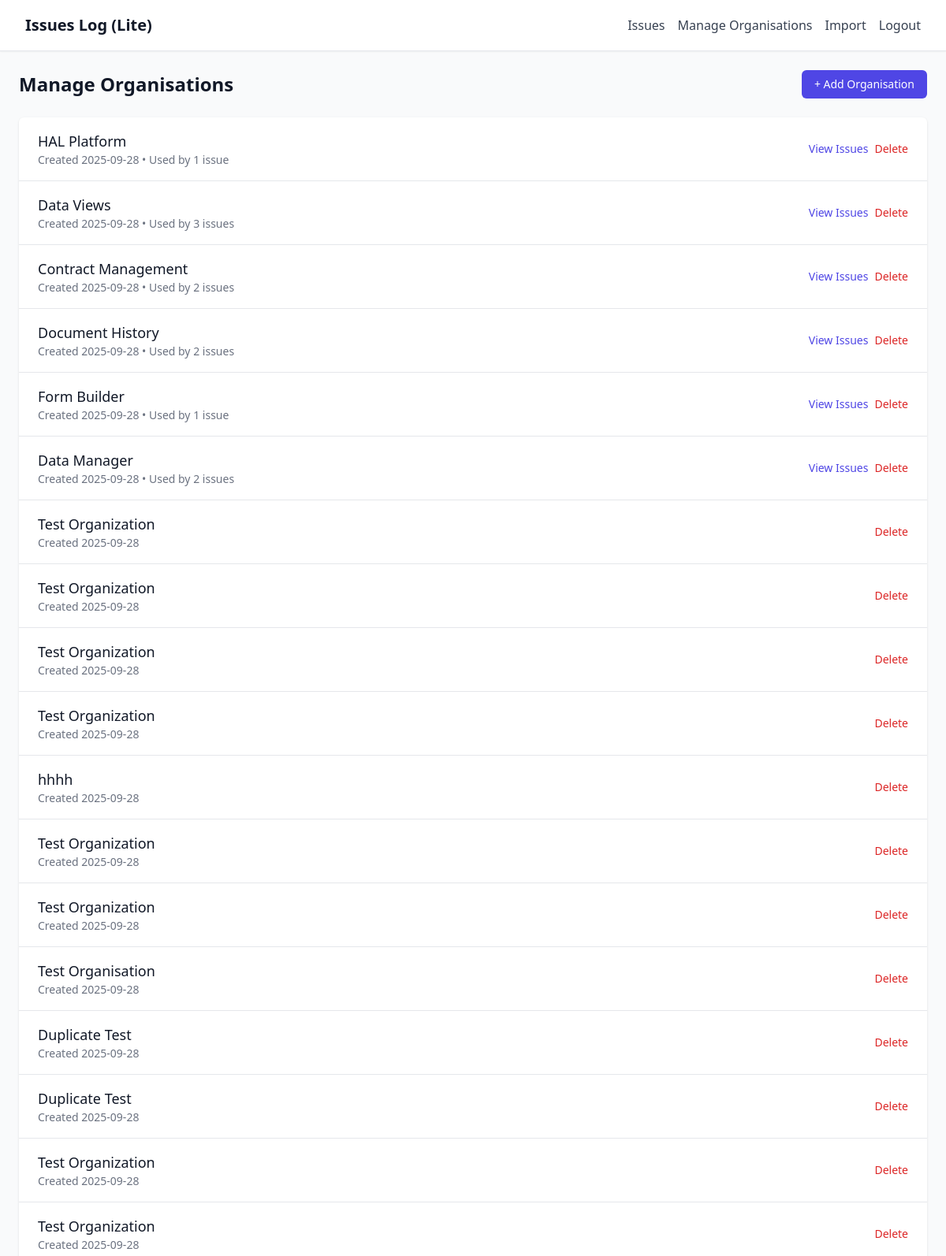
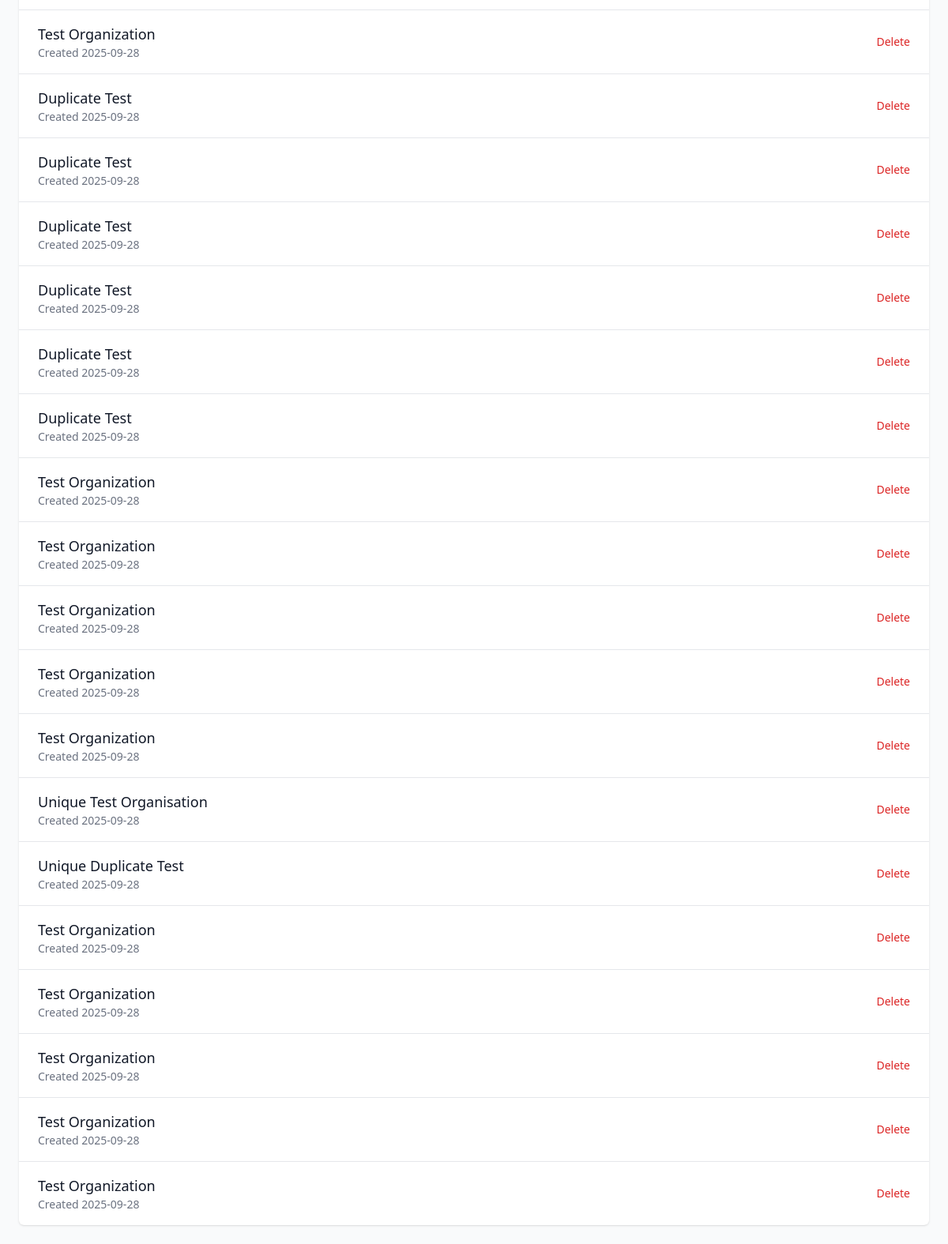
Screenshot of /manage-organisations (signed in) with the database file from the repository (2 pictures, top to bottom).
### models.py (models this page shows)
class Organization(db.Model):
    id = db.Column(db.Integer, primary_key=True)
    name = db.Column(db.String(100), nullable=False, unique=True)
    created_at = db.Column(db.DateTime, default=datetime.utcnow)

### app.py (the view)
@app.route('/manage-organisations')
@require_auth
def manage_organisations():
    organizations = Organization.query.all()
    org_data = []
    for org in organizations:
        issue_count = Issue.query.filter_by(organization_id=org.id).count()
        org_data.append({
            'id': org.id,
            'name': org.name,
            'created_at': org.created_at,
            'issue_count': issue_count
        })
    return render_template('manage_organisations.html', organizations=org_data)

### app.py (called while the page is built)
def require_auth(f):
    from functools import wraps
    @wraps(f)
    def decorated_function(*args, **kwargs):
        if not session.get('authenticated'):
            return redirect(url_for('login'))
        return f(*args, **kwargs)
    return decorated_function

### templates/manage_organisations.html (shortened to what this page needs)
{% extends "base.html" %}
{% block content %}
<div class="space-y-6">
    <div class="flex justify-between items-center">
        <h2 class="text-2xl font-bold text-gray-900">Manage Organisations</h2>
        <button onclick="openAddOrganizationModal()"
                class="bg-indigo-600 hover:bg-indigo-700 text-white px-4 py-2 rounded-md text-sm font-medium">
            + Add Organisation
        </button>
    </div>
    <div class="bg-white shadow overflow-hidden sm:rounded-md">
        {% if organizations %}
            <ul class="divide-y divide-gray-200">
                {% for org in organizations %}
                <li class="px-6 py-4">
                    <div class="flex items-center justify-between">
                        <div class="flex-1">
                            <h3 class="text-lg font-medium text-gray-900">{{ org.name }}</h3>
                            <p class="text-sm text-gray-500">
                                Created {{ org.created_at.strftime('%Y-%m-%d') }}
                                {% if org.issue_count > 0 %}
                                    • Used by {{ org.issue_count }} issue{{ 's' if org.issue_count != 1 else '' }}
                                {% endif %}
                            </p>
                        </div>
                        <div class="flex items-center space-x-2">
                            {% if org.issue_count > 0 %}
                                <a href="/?organization={{ org.id }}"
                                   class="text-indigo-600 hover:text-indigo-900 text-sm">
                                    View Issues
                                </a>
                                <button onclick="showDeleteError({{ org.id }}, '{{ org.name }}', {{ org.issue_count }})"
                                        class="text-red-600 hover:text-red-900 text-sm">
                                    Delete
                                </button>
                            {% else %}
                                <button onclick="confirmDeleteOrganization({{ org.id }}, '{{ org.name }}')"
                                        class="text-red-600 hover:text-red-900 text-sm">
                                    Delete
                                </button>
                            {% endif %}
                        </div>
                    </div>
                </li>
                {% endfor %}
            </ul>
        {% endif %}
    </div>
</div>
{% endblock %}

### rows the page displays
Organization: name "HAL Platform", created_at "2025-09-28", issue_count "1"
Organization: name "Data Views", created_at "2025-09-28", issue_count "3", issue_count "s"
Organization: name "Contract Management", created_at "2025-09-28", issue_count "2", issue_count "s"
Organization: name "Document History", created_at "2025-09-28", issue_count "2", issue_count "s"
Organization: name "Form Builder", created_at "2025-09-28", issue_count "1"
Organization: name "Data Manager", created_at "2025-09-28", issue_count "2", issue_count "s"
Organization: name "Test Organization", created_at "2025-09-28"
Organization: name "Test Organization", created_at "2025-09-28"
Organization: name "Test Organization", created_at "2025-09-28"
Organization: name "Test Organization", created_at "2025-09-28"
Organization: name "hhhh", created_at "2025-09-28"
Organization: name "Test Organization", created_at "2025-09-28"
Organization: name "Test Organization", created_at "2025-09-28"
Organization: name "Test Organisation", created_at "2025-09-28"
Organization: name "Duplicate Test", created_at "2025-09-28"
Organization: name "Duplicate Test", created_at "2025-09-28"
Organization: name "Test Organization", created_at "2025-09-28"
Organization: name "Test Organization", created_at "2025-09-28"
Organization: name "Test Organization", created_at "2025-09-28"
Organization: name "Duplicate Test", created_at "2025-09-28"
Organization: name "Duplicate Test", created_at "2025-09-28"
Organization: name "Duplicate Test", created_at "2025-09-28"
Organization: name "Duplicate Test", created_at "2025-09-28"
Organization: name "Duplicate Test", created_at "2025-09-28"
Organization: name "Duplicate Test", created_at "2025-09-28"
Organization: name "Test Organization", created_at "2025-09-28"
Organization: name "Test Organization", created_at "2025-09-28"
Organization: name "Test Organization", created_at "2025-09-28"
Organization: name "Test Organization", created_at "2025-09-28"
Organization: name "Test Organization", created_at "2025-09-28"
Organization: name "Unique Test Organisation", created_at "2025-09-28"
Organization: name "Unique Duplicate Test", created_at "2025-09-28"
Organization: name "Test Organization", created_at "2025-09-28"
Organization: name "Test Organization", created_at "2025-09-28"
Organization: name "Test Organization", created_at "2025-09-28"
Organization: name "Test Organization", created_at "2025-09-28"
Organization: name "Test Organization", created_at "2025-09-28"
